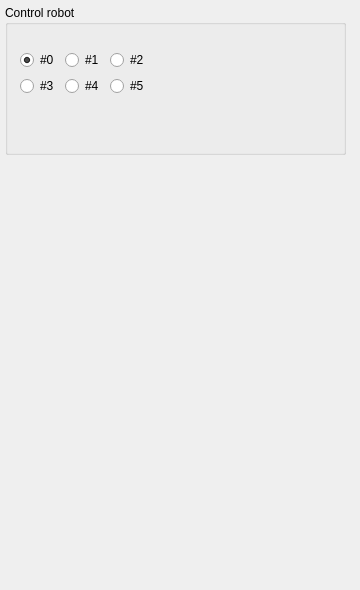
     <widget class="QWidget" name="human_control_tab">
      <attribute name="title">
       <string>Human</string>
      </attribute>
      <widget class="QWidget" name="horizontalLayoutWidget_3">
       <property name="geometry">
        <rect>
         <x>0</x>
         <y>0</y>
         <width>351</width>
         <height>581</height>
        </rect>
       </property>
       <layout class="QVBoxLayout" name="human_control_layout">
        <property name="sizeConstraint">
         <enum>QLayout::SetDefaultConstraint</enum>
        </property>
        <property name="margin">
         <number>5</number>
        </property>
        <item>
         <widget class="QGroupBox" name="robot_selection_group_box">
          <property name="minimumSize">
           <size>
            <width>0</width>
            <height>150</height>
           </size>
          </property>
          <property name="maximumSize">
           <size>
            <width>16777215</width>
            <height>200</height>
           </size>
          </property>
          <property name="title">
           <string>Control robot</string>
          </property>
          <widget class="QWidget" name="verticalLayoutWidget_4">
           <property name="geometry">
            <rect>
             <x>10</x>
             <y>40</y>
             <width>221</width>
             <height>96</height>
            </rect>
           </property>
           <layout class="QGridLayout" name="robot_selection_layout">
            <property name="sizeConstraint">
             <enum>QLayout::SetFixedSize</enum>
            </property>
            <property name="margin">
             <number>5</number>
            </property>
            <item row="0" column="0">
             <widget class="QRadioButton" name="human_robot0_button">
              <property name="text">
               <string>#0</string>
              </property>
              <property name="checked">
               <bool>true</bool>
              </property>
             </widget>
            </item>
            <item row="0" column="1">
             <widget class="QRadioButton" name="human_robot1_button">
              <property name="text">
               <string>#1</string>
              </property>
             </widget>
            </item>
            <item row="0" column="2">
             <widget class="QRadioButton" name="human_robot2_button">
              <property name="text">
               <string>#2</string>
              </property>
             </widget>
            </item>
            <item row="1" column="0">
             <widget class="QRadioButton" name="human_robot3_button">
              <property name="text">
               <string>#3</string>
              </property>
             </widget>
            </item>
            <item row="1" column="1">
             <widget class="QRadioButton" name="human_robot4_button">
              <property name="text">
               <string>#4</string>
              </property>
             </widget>
            </item>
            <item row="1" column="2">
             <widget class="QRadioButton" name="human_robot5_button">
              <property name="text">
               <string>#5</string>
              </property>
             </widget>
            </item>
           </layout>
          </widget>
         </widget>
        </item>
        <item>
         <spacer name="human_control_spacer">
          <property name="orientation">
           <enum>Qt::Vertical</enum>
          </property>
          <property name="sizeHint" stdset="0">
           <size>
            <width>20</width>
            <height>40</height>
           </size>
          </property>
         </spacer>
        </item>
       </layout>
      </widget>
     </widget>
